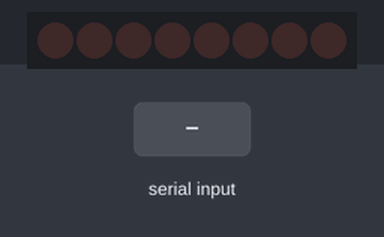
The sketch below on a simulated Arduino Uno, built with avr-gcc and run on an emulated ATmega328P. Shown: 8 shift-register outputs drawn as a row of LEDs (first output left, lit = HIGH). Wiring (inferred from the names in the program): shift register (74HC595): data pin 9; shift clock pin 3; latch pin 8. Wiring (inferred from the signals the program sends): row of LEDs: on Q0, Q1, Q2, Q3, Q4, Q5, Q6, Q7. Inputs (shaded band) come from the test bench. What the sketch prints to the serial monitor is not drawn.

Above: at 1.2 s.
1.3 s: "90,45\n" received over Serial
At 2.1 s:
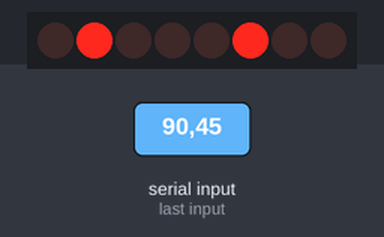
2.8 s: byte 32 (32) received over Serial
At 3.1 s:
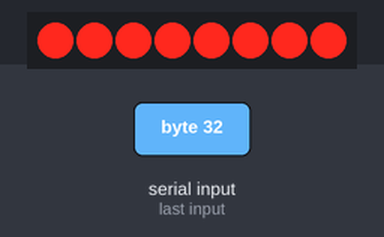
4.3 s: byte 46 (46) received over Serial
At 5.4 s:
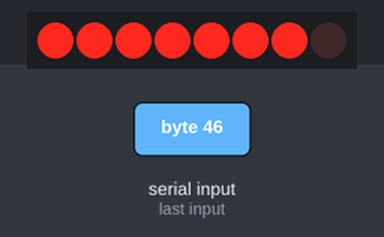
5.8 s: "30,150\n" received over Serial
At 5.81 s:
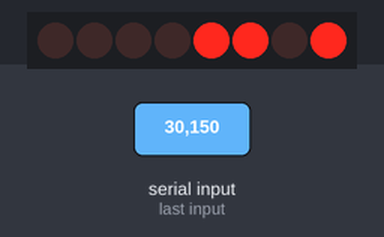
7.3 s: "46\n" received over Serial
8.8 s: "5\n" received over Serial
Timing chart, 0 to 11.3 s (numbered marks = the images above; inputs shaded):
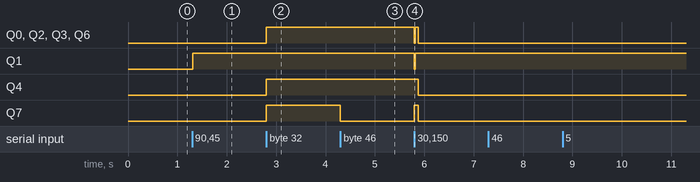

The sketch:

sketch_aug01a.ino
```cpp
//Pin connected to latch pin (ST_CP) of 74HC595
const int latchPin = 8;
//Pin connected to clock pin (SH_CP) of 74HC595
const int clockPin = 3;
////Pin connected to Data in (DS) of 74HC595
const int dataPin = 9;

byte Tab[]={0xc0,0xf9,0xa4,0xb0,0x99,0x92,0x82,0xf8,0x80,0x90,0xff}; //0,1,2,3,4,5,6,7,8,9, ALL OFF
byte Taf[]={0xA0,0x83,0xa7,0xa1,0x86,0x8e,0xc2,0x8b,0xe6,0xe1,0x89,0xc7,0xaa,0xc8,0xa3,0x8c,0x98,0xce,0x9b
,0x87,0xc1,0xe3,0xd5,0xb6,0x91,0xb8};//a,b,c,d,e,f,g,h,i,j,k,l,o,m,n,o,p,q,r,s,t,u,v,w,x,y,z
byte Tap[]={0xff,0x7f}; //"space", "."


void setup() {
  //set pins to output because they are addressed in the main loop
  pinMode(latchPin, OUTPUT);
  pinMode(dataPin, OUTPUT);
  pinMode(clockPin, OUTPUT);
  Serial.begin(9600);
  Serial.println("reset");
}
void loop() {
  if (Serial.available() > 0) {

  int bitToSet = Serial.read();
  //test for "space"
  if (bitToSet == 32){
    digitalWrite(latchPin, LOW);
    shiftOut(dataPin, clockPin, MSBFIRST, Tap[0]);
    digitalWrite(latchPin, HIGH);
  }
  //test for "."
   else if (bitToSet == 46){
    digitalWrite(latchPin, LOW);
    shiftOut(dataPin, clockPin, MSBFIRST, Tap[1]);
    digitalWrite(latchPin, HIGH);
   }

   //test for numbers
   else if (bitToSet <= 57){
    bitToSet= bitToSet - 48;
    digitalWrite(latchPin, LOW);
    shiftOut(dataPin, clockPin, MSBFIRST, Tab[bitToSet]);
    digitalWrite(latchPin, HIGH);
  }
  //test for letters
  else {
    bitToSet= bitToSet - 97;
    digitalWrite(latchPin, LOW);
    shiftOut(dataPin, clockPin, MSBFIRST, Taf[bitToSet]);
    digitalWrite(latchPin, HIGH);
  }

  // write to the shift register with the correct bit set high:
  //digitalWrite(latchPin, LOW);
  // shift the bits out:
 // shiftOut(dataPin, clockPin, MSBFIRST, Tab[bitToSet]);
    // turn on the output so the LEDs can light up:
 // digitalWrite(latchPin, HIGH);
  }
}
```

Measured:
- after the input at 1.3 s, Q1: LOW → HIGH at once
- after the input at 2.8 s, Q0, Q2–4, Q6, Q7: LOW → HIGH at once
- after the input at 4.3 s, Q7: HIGH → LOW at once
- after the input at 5.8 s, Q0, Q2, Q3, Q6: HIGH → LOW at once, → HIGH 0.02 s later, → LOW 0.06 s later; Q1: HIGH → LOW at once, → HIGH 0.02 s later; Q4: HIGH → LOW after 0.08 s; Q7: LOW → HIGH at once, → LOW 0.08 s later
